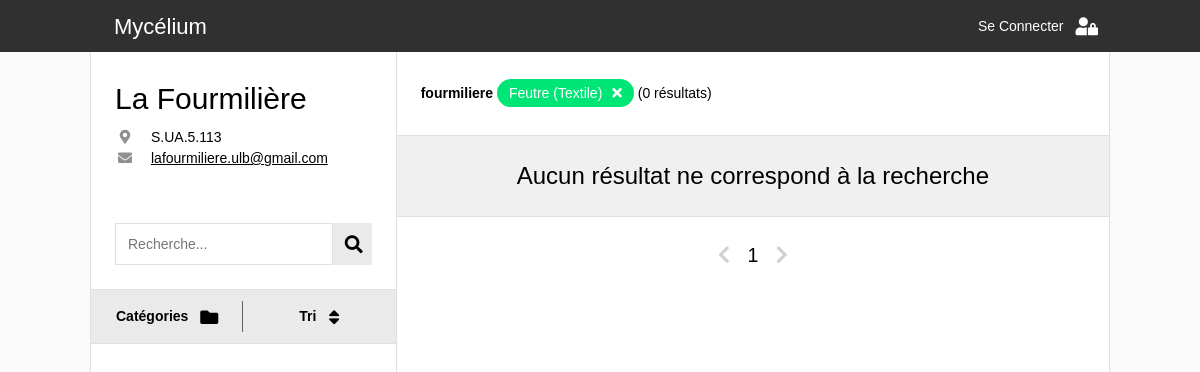
Page /catalogue.php?r=fourmiliere&catsearch=12&sscatsearch=43 on the committed database.
### tables this page shows
CREATE TABLE `_global_recuperatheques` (
  `ID` int(11) NOT NULL,
  `nom` varchar(255) NOT NULL,
  `adresse` varchar(255) NOT NULL,
  `monnaie` varchar(8) NOT NULL,
  `telephone` varchar(16) NOT NULL,
  `mdp` varchar(255) NOT NULL,
  `site` varchar(255) NOT NULL,
  `pseudo` varchar(16) NOT NULL,
  `mail` varchar(255) NOT NULL,
  `date_creation` date DEFAULT NULL
);

### connection_db.php (called while the page is built, shortened)
<?php
  function link_construct($params, $web_page = 1){
    if ($web_page==1){
      $web_page = basename($_SERVER['PHP_SELF']);
    }
    $getURL = $web_page . '?' . http_build_query(array_merge($_GET, $params));
    return $getURL;
  }
?>

### categories_system.php (called while the page is built, shortened)
<?php
  $reqCat = $bdd->prepare('  SELECT cat.ID AS cat_ID, cat.nom AS cat_nom,
                             sscat.ID AS ID, sscat.ID_categorie, sscat.nom AS nom
                             FROM _global_souscategories sscat
                             INNER JOIN _global_categories cat ON sscat.ID_categorie=cat.ID
                             ORDER BY cat.ID, sscat.ID
                             ');
  $reqCat->execute();
  $system = array();
  $current_cat = '';
  while($sscat = $reqCat->fetch()){
    if($current_cat != $sscat['cat_ID']){
      $system[$sscat['cat_ID']] = array('nom' => $sscat['cat_nom'], 'sscats' => array());
      $current_cat = $sscat['cat_ID'];
    }
    $system[$sscat['cat_ID']]['sscats'][$sscat['ID']] = $sscat['nom'];
  }
?>

### catalogue.php (shortened to what this page needs)
<!DOCTYPE html>
<html lang="en">
<head>
  <link rel="stylesheet" href="css/w3.css">
  <link rel="stylesheet" href="https://use.fontawesome.com/releases/v5.7.0/css/all.css">
  <link rel="stylesheet" href="https://indestructibletype.com/fonts/Jost.css" type="text/css" charset="utf-8" />
  <link rel="stylesheet" href="css/main.css">
  <link rel="stylesheet" href="css/header.css">
  <link rel="stylesheet" href="css/menu.css">
  <link rel="stylesheet" href="css/item.css">
</head>
<body>
  <?php
    include('connection_db.php')
  ?>
  <?php
    $req = $bdd->prepare(' SELECT pseudo FROM _global_recuperatheques ');
    $req->execute();
    $recuperatheques = array();
    while($item = $req->fetch()){
      array_push($recuperatheques,$item['pseudo']);
    }
    if (isset($_GET['r']) && in_array($_GET['r'], $recuperatheques)){
      $recuperatheque = htmlspecialchars($_GET['r']);
      $recuperatheque_catalogue = htmlspecialchars($_GET['r']) . '_catalogue';
    } else{
      $recuperatheque = null;
    }
  ?>
  <?php
    if($recuperatheque){
      include('categories_system.php');
    }
  ?>
  <?php
    if (isset($_GET['q'])){
      $query = htmlspecialchars($_GET['q']);
    } else{
      $query = null;
    }
    $tri_option = array('date_ajout' => 'Date de récupération',
                        'prix' => 'Prix par pièce',
                        'etat' => 'État d\'usure',
                        'pieces' => 'Pièces disponibles');
    if (isset($_GET['order']) && array_key_exists($_GET['order'], $tri_option)){
      $tri = htmlspecialchars($_GET['order']);
    } else{
      $tri = 'date_ajout';
    }
    if(isset($_GET['catsearch']) and $_GET['catsearch']!=0
    and array_key_exists($_GET['catsearch'], $system)){
      $catsearch = htmlspecialchars($_GET['catsearch']);
    } else{
      $catsearch = null;
    }
    if(isset($_GET['sscatsearch']) and $_GET['sscatsearch']!=0
      and array_key_exists($_GET['sscatsearch'], $system[$catsearch]['sscats'])){
      $sscatsearch = htmlspecialchars($_GET['sscatsearch']);
    } else{
      $sscatsearch = null;
    }
    if (isset($_GET['page']) && is_numeric($_GET['page'])) {
      $page = (int) htmlspecialchars($_GET['page']);
    } else{
      $page = 1;
    }
  ?>
  <?php
    include('header.php');
  ?>
  <div class="quasi-fullwidth space-header two-side-flex">
      <?php
      if($recuperatheque){?>
        <div class="flex-third">
          <?php
            $req = $bdd->prepare(' SELECT * FROM _global_recuperatheques WHERE pseudo = :recuperatheque ');
            $req->bindValue(':recuperatheque', $recuperatheque , PDO::PARAM_STR);
            $req->execute();
            $recup_info = $req->fetch();
            include("recuperatheque_info.php");
          ?>
          <form class="container search-bar" action="catalogue.php" method="GET">
            <input type="text" class="search-bar-input" name="q" placeholder="Recherche..." value="<?php echo $query?>">
            <button class="w3-large fa fa-search search-bar-button" type="submit"></button>
          </form>
          <div class="menu-container" id="menu-container">
            <div class="menu-bar">
              <button id="cat-button" class="button-flex menu-button separation" onclick="openMenu(event,'categories')">
                <div class="button-title">Catégories</div>
                <i class='button-icon w3-large fas fa-folder'></i>
              </button>
              <button id="tri-button" class="button-flex menu-button" onclick="openMenu(event,'tri')">
                <div class="button-title">Tri</div>
                <i class='button-icon w3-large fas fa-sort'></i>
              </button>
            </div>
          </div>
        </div>
        <div class="flex-half">
          <?php
            $limit= 12;
            $starting_limit = ($page-1)*$limit;
            $req = $bdd->prepare('  SELECT COUNT(*) AS total
            FROM ' . $recuperatheque_catalogue . ' c
            INNER JOIN _global_categories cat ON c.ID_categorie=cat.ID
            INNER JOIN _global_souscategories sscat ON c.ID_souscategorie=sscat.ID
            WHERE (cat.nom LIKE :search OR sscat.nom LIKE :search OR dimensions LIKE :search OR tags LIKE :search OR remarques LIKE :search)
            AND (c.ID_souscategorie = :sscatsearch OR :sscatsearch is null)
            AND (c.ID_categorie = :catsearch OR :catsearch is null)
            ');
            $req->bindValue(':search', '%' . $query . '%', PDO::PARAM_STR);
            $req->bindValue(':sscatsearch', $sscatsearch, PDO::PARAM_INT);
            $req->bindValue(':catsearch', $catsearch, PDO::PARAM_INT);
            $req->execute();
            $total_count = $req->fetch()['total'];
            $req = $bdd->prepare('  SELECT
            c.ID AS ID_item, c.ID_categorie, c.ID_souscategorie, c.pieces AS pieces, c.dimensions AS dimensions, c.etat AS etat, c.tags AS tags,
            c.prix AS prix, c.poids AS poids, c.remarques AS remarques, c.localisation AS localisation,
            c.date_ajout AS date_ajout, DATE_FORMAT(c.date_ajout, \'%d/%m/%Y\') AS date_ajout_fr,
            cat.ID, cat.nom AS categorie,
            sscat.ID AS sscatID, sscat.ID_categorie, sscat.unite AS unitesscat, sscat.prix AS prixsscat, sscat.nom AS sous_categorie
            FROM ' . $recuperatheque_catalogue . ' c
            INNER JOIN _global_categories cat ON c.ID_categorie=cat.ID
            INNER JOIN _global_souscategories sscat ON c.ID_souscategorie=sscat.ID
            WHERE (cat.nom LIKE :search OR sscat.nom LIKE :search OR dimensions LIKE :search OR tags LIKE :search OR remarques LIKE :search)
            AND (c.ID_souscategorie = :sscatsearch OR :sscatsearch is null)
            AND (c.ID_categorie = :catsearch OR :catsearch is null)
            ORDER BY ' . $tri . ' DESC
            LIMIT ' . $starting_limit . ', ' . $limit
            );
            $req->bindValue(':search', '%' . $query . '%', PDO::PARAM_STR);
            $req->bindValue(':sscatsearch', $sscatsearch, PDO::PARAM_INT);
            $req->bindValue(':catsearch', $catsearch, PDO::PARAM_INT);
            $req->execute();
          ?>
          <div class="container border-bottom sticky">
            <div class="search-resume">
              <?php
              echo '<b>' . $recup_info['pseudo'] . ' </b>';
                if($query != '' || $catsearch != 0){
                    ?>
                    <?php
                  if($sscatsearch != 0){
                    ?>
                      <a href=" <?php echo link_construct(array('sscatsearch'=>null,'catsearch'=>null)) ?> ">
                        <?php echo $system[$catsearch]['sscats'][$sscatsearch] . ' (' . $system[$catsearch]['nom'] . ')' ?>
                      </a>
                    <?php
                  }
                }
                echo ' (' . $total_count . ' résultats)';
              ?>
            </div>
          </div>
          <div class="items-container">
            <?php
              if ($req->rowCount() > 0) {
                while($item = $req->fetch()){
                  ?>
                  <div class="item-wrapper">
                      <?php include('item.php');?>
                  </div>
                  <?php
                }
              }
              else {
                echo '<h3 class="erreur"> Aucun résultat ne correspond à la recherche </h3>';
              }
            ?>
          </div>
          <div class="container page-nav">
            <a href= <?php echo link_construct(array('page'=>$page-1)) ?>
               class="<?php if($page-1 <= 0){ echo 'disabled'; } ?>">
               <i class='fas fa-chevron-left'></i>
            </a>
            <?php echo $page; ?>
            <a href= <?php echo link_construct(array('page'=>$page+1)) ?>
               class="<?php if(($page)*$limit >= $total_count){ echo 'disabled'; } ?>">
               <i class='fas fa-chevron-right'></i>
            </a>
          </div>
        </div>
        <?php
      }
      else {
        echo '<h3 class="erreur"> Pas de récupérathèque valide </h3>';
      }
      ?>
    </div>
</body>
</html>

### recuperatheque_info.php (shortened to what this page needs)
<div class="container recuperatheque
      <?php if(in_array(basename($_SERVER['PHP_SELF']),array("catalogue.php","item_page.php"))){
        echo "depliable" ;}
      ?>">
    <h2> <?php echo $recup_info['nom'] ;?> </h2>
    <div class="info">
      <?php if ($recup_info['adresse']){ ?>
        <div class="info-line">
          <i class="fas fa-map-marker-alt info-icon"></i>
          <div class="info-text"> <?php echo $recup_info['adresse'];?> </div>
        </div>
        <?php
        }
      ?>
      <?php if ($recup_info['mail']){ ?>
        <div class="info-line">
          <i class="fas fa-envelope info-icon"></i>
          <a class="info-text tag" href="mailto:<?php echo $recup_info['mail'];?>"> <?php echo $recup_info['mail'];?></a>
        </div>
        <?php
        }
      ?>
    </div>
</div>

### css/w3.css (style rules this page uses)
*,*:before,*:after { box-sizing:inherit }
html { -ms-text-size-adjust:100%;-webkit-text-size-adjust:100% }
body { margin:0 }
a { background-color:transparent }
b,strong { font-weight:bolder }
button,input,select,textarea,optgroup { font:inherit;margin:0 }
button,input { overflow:visible }
button,select { text-transform:none }
button,[type=button],[type=reset],[type=submit] { -webkit-appearance:button }
html,body { font-family:Verdana,sans-serif;font-size:15px;line-height:1.5 }
html { overflow-x:hidden }
h2 { font-size:30px }
h3 { font-size:24px }
h1,h2,h3,h4,h5,h6 { font-family:"Segoe UI",Arial,sans-serif;font-weight:400;margin:10px 0 }
a { color:inherit }
.w3-large { font-size:18px!important }

### css/main.css (style rules this page uses)
html, body { background: #fafafa; margin: 0; font-weight: 400; font-size: 14px; line-height: 1.5; }
html, body, p, h1, h2, h3, h4, h5, h6 { font-family: 'Jost', Helvetica, arial, sans-serif !important; }
@media (min-width: 993px) { .quasi-fullwidth { margin: 0 auto 0; max-width: 85%; } }
.space-header { padding-top: 52px; box-sizing: border-box; }
.container { background: white; text-align: left; padding: 12px 24px; }
.border-bottom { border-bottom: 1px solid #E0E0E0; }
@media (min-width:993px) { .container { padding: 24px; } }
.two-side-flex { background: white; min-height: 100vh; display: flex; flex-direction: row; flex-wrap: wrap; align-content: flex-start; }
.two-side-flex > * { box-sizing: border-box; }
.flex-third { flex: 1 0 100%; }
.flex-half { flex: 1 100%; }
@media (min-width:993px) { .two-side-flex { flex-wrap: nowrap; border-left: 1px solid #E0E0E0; } }
@media (min-width:993px) { .two-side-flex > * { border-right: 1px solid #E0E0E0; } }
@media (min-width:993px) { .flex-third { flex-basis: 30%; flex-grow: 0; min-height: 100vh; } }
@media (min-width:993px) { .flex-half { flex-basis: 50%; min-height: 100vh; } }
.recuperatheque h2 { margin: 0; }
.recuperatheque .info { margin: 6px 0px; white-space: normal; }
.recuperatheque a { word-break: break-all; }
.recuperatheque.depliable .info { display: none; }
@media (min-width: 601px) { .recuperatheque.depliable .info { display: block; } }
button { background-color: #eaeaea; color: black; border: none; text-align: center; text-decoration: none; display: inline-block; padding: 16px; margin: 0; font-weight: bold; font-size: 1rem; position: relative; overflow: hidden; white-space: nowrap; cursor:pointer; }
a { cursor:pointer; }
.button-flex { width: 100%; display: flex; align-items: center; justify-content: center; }
.button-icon { padding-left: 12px; text-align: center; }
input { background: white; width: 100%; border: 1px solid #E0E0E0; padding: 6px 12px; }

### css/menu.css (style rules this page uses)
.search-bar { display: flex; flex-direction: row; flex-wrap: nowrap; justify-content: center; }
.search-bar-input { flex-grow: 1; }
.search-bar-button { padding: 12px; }
.sticky { position: sticky; top: 52px; z-index: 10; }
@media (min-width: 993px) { .sticky { position: static; } }
.search-resume a { white-space: nowrap; padding-left: 12px; padding-right: 12px; padding-top: 6px; padding-bottom: 6px; text-decoration: none; background: #00E676; color: white; border-radius: 24px; line-height: 2.5; }
.search-resume a:after { padding-left: 6px; font-size: 1em; font-family: "Font Awesome 5 Free"; font-weight: 900; content: "\f00d"; }
.page-nav { text-align: center; font-size: 1.4rem; }
.page-nav a { text-decoration: none; padding: 0 12px; }
.page-nav a.disabled { pointer-events: none; cursor: default; color: #D0D0D0; }
.menu-container { border-top: 1px solid #E0E0E0; border-bottom: 1px solid #E0E0E0; }
.menu-bar { width: 100%; display: flex; }
.menu-button { flex-basis: 50%; }
#cat-button.separation:after { content : ""; position: absolute; top: 20%; left: 0; z-index: 10; height: 60%; width: 100%; border-right: 1px solid #606060; }

### css/item.css (style rules this page uses)
.items-container { background: #F0F0F0; display: flex; flex-direction: row; flex-wrap: wrap; justify-content: space-around; box-sizing: border-box; max-width: 100vw; padding: 16px 16px 0px; }
@media (min-width: 601px) { .items-container { padding: 12px; } }
.info-line { display: flex; align-items: baseline; }
.info-icon { color: #909090; flex-basis: 20px; margin-right: 16px; text-align: center; flex-shrink: 0; }
.tag { position: relative; z-index: 2; text-decoration: underline; }

### rows in the picture
_global_recuperatheques: nom "La Fourmilière", adresse "S.UA.5.113", mail "lafourmiliere.ulb@gmail.com", pseudo "fourmiliere"

### other values in the picture
$system[$catsearch]['sscats'][$sscatsearch] "Feutre"
$system[$catsearch]['nom'] "Textile"
$total_count "0"
$page "1"
